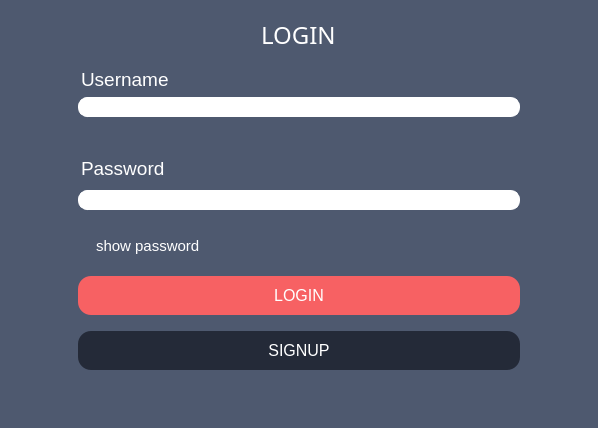
<?xml version="1.0" encoding="UTF-8"?>
<ui version="4.0">
 <class>Login</class>
 <widget class="QMainWindow" name="Login">
  <property name="geometry">
   <rect>
    <x>0</x>
    <y>0</y>
    <width>598</width>
    <height>428</height>
   </rect>
  </property>
  <property name="minimumSize">
   <size>
    <width>598</width>
    <height>428</height>
   </size>
  </property>
  <property name="maximumSize">
   <size>
    <width>16777215</width>
    <height>16777215</height>
   </size>
  </property>
  <property name="windowTitle">
   <string>Login</string>
  </property>
  <property name="styleSheet">
   <string notr="true"/>
  </property>
  <widget class="QWidget" name="centralwidget">
   <property name="styleSheet">
    <string notr="true">background : #4e596f;</string>
   </property>
   <layout class="QGridLayout" name="gridLayout">
    <item row="1" column="0">
     <widget class="QFrame" name="loginForm">
      <property name="styleSheet">
       <string notr="true">background: rgba(255, 170, 0, 0);
margin: 0 60 10 60px;</string>
      </property>
      <layout class="QVBoxLayout" name="verticalLayout_5">
       <item>
        <layout class="QVBoxLayout" name="contents">
         <item>
          <layout class="QVBoxLayout" name="lineEdits_and_title">
           <item>
            <layout class="QVBoxLayout" name="uname_and_title">
             <item alignment="Qt::AlignHCenter">
              <widget class="QLabel" name="label_title">
               <property name="styleSheet">
                <string notr="true">QLabel{
	font: 8pt &quot;Segoe UI Emoji&quot;;
	rgb(255, 255, 255);
}</string>
               </property>
               <property name="text">
                <string>&lt;html&gt;&lt;head/&gt;&lt;body&gt;&lt;p&gt;&lt;span style=&quot; font-size:18pt; font-weight:600; font: segoe ui emoji; color:#ffffff;&quot;&gt;LOGIN&lt;/span&gt;&lt;/p&gt;&lt;/body&gt;&lt;/html&gt;</string>
               </property>
              </widget>
             </item>
             <item>
              <widget class="QLabel" name="label_uname">
               <property name="styleSheet">
                <string notr="true">QLabel{
	margin-left: 0px;
	margin-bottom: 0px;
}</string>
               </property>
               <property name="text">
                <string>&lt;html&gt;&lt;head/&gt;&lt;body&gt;&lt;p&gt;&lt;span style=&quot; font-size:14pt; color:#ffffff;&quot;&gt;Username&lt;/span&gt;&lt;/p&gt;&lt;/body&gt;&lt;/html&gt;</string>
               </property>
              </widget>
             </item>
             <item>
              <widget class="QLineEdit" name="ledit_uname">
               <property name="sizePolicy">
                <sizepolicy hsizetype="Minimum" vsizetype="Fixed">
                 <horstretch>0</horstretch>
                 <verstretch>0</verstretch>
                </sizepolicy>
               </property>
               <property name="styleSheet">
                <string notr="true">background: white;
border:1px solid white;
border-radius: 9px;
padding: 1 8px;
margin: 0 0 20 0px;
color: #242A38;
font: &quot;Segoe UI Emoji&quot;;
selection-background-color: #f76163;</string>
               </property>
              </widget>
             </item>
            </layout>
           </item>
           <item>
            <layout class="QVBoxLayout" name="pwd_field">
             <item alignment="Qt::AlignLeft">
              <widget class="QLabel" name="label_pwd">
               <property name="enabled">
                <bool>true</bool>
               </property>
               <property name="sizePolicy">
                <sizepolicy hsizetype="Preferred" vsizetype="Preferred">
                 <horstretch>0</horstretch>
                 <verstretch>0</verstretch>
                </sizepolicy>
               </property>
               <property name="layoutDirection">
                <enum>Qt::LeftToRight</enum>
               </property>
               <property name="styleSheet">
                <string notr="true">QLabel{
	margin-left: 0px;
	margin-bottom: 0px;
	margin-top: 10px;
}</string>
               </property>
               <property name="text">
                <string>&lt;html&gt;&lt;head/&gt;&lt;body&gt;&lt;p&gt;&lt;span style=&quot; font-size:14pt; color:#ffffff;&quot;&gt;Password&lt;/span&gt;&lt;/p&gt;&lt;/body&gt;&lt;/html&gt;</string>
               </property>
               <property name="textFormat">
                <enum>Qt::AutoText</enum>
               </property>
               <property name="scaledContents">
                <bool>false</bool>
               </property>
               <property name="alignment">
                <set>Qt::AlignLeading|Qt::AlignLeft|Qt::AlignVCenter</set>
               </property>
               <property name="indent">
                <number>-1</number>
               </property>
              </widget>
             </item>
             <item>
              <widget class="QLineEdit" name="ledit_pwd">
               <property name="styleSheet">
                <string notr="true">background: white;
border:1px solid white;
border-radius: 9px;
padding: 1 8px;
margin: 0 0 20 0px;
color: #242A38;
font: &quot;Segoe UI Emoji&quot;;
selection-background-color: #f76163;</string>
               </property>
               <property name="echoMode">
                <enum>QLineEdit::Password</enum>
               </property>
              </widget>
             </item>
            </layout>
           </item>
           <item>
            <layout class="QHBoxLayout" name="showPwd">
             <item>
              <widget class="QCheckBox" name="checkBox_showPwd">
               <property name="cursor">
                <cursorShape>PointingHandCursor</cursorShape>
               </property>
               <property name="toolTip">
                <string/>
               </property>
               <property name="styleSheet">
                <string notr="true">QCheckBox:focus {
   border: none;
   outline: none;
}

QCheckBox {
    spacing: 5px;
	font-size: 11pt;
	color:white;
	margin-left: 0px;
	margin-bottom: 0px;
}

QCheckBox::indicator {
    width: 13px;
	height: 17px;
}

QCheckBox::indicator:unchecked {
    image: url(:/res/checkbox.png);
}

QCheckBox::indicator:checked {
    image: url(:/res/checkbox_checked.png);
}
</string>
               </property>
               <property name="text">
                <string>show password</string>
               </property>
               <property name="iconSize">
                <size>
                 <width>16</width>
                 <height>16</height>
                </size>
               </property>
               <property name="checkable">
                <bool>true</bool>
               </property>
               <property name="checked">
                <bool>false</bool>
               </property>
               <property name="autoRepeat">
                <bool>false</bool>
               </property>
               <property name="autoExclusive">
                <bool>false</bool>
               </property>
               <property name="tristate">
                <bool>false</bool>
               </property>
              </widget>
             </item>
            </layout>
           </item>
          </layout>
         </item>
         <item>
          <layout class="QVBoxLayout" name="buttons">
           <property name="spacing">
            <number>6</number>
           </property>
           <property name="sizeConstraint">
            <enum>QLayout::SetDefaultConstraint</enum>
           </property>
           <property name="bottomMargin">
            <number>20</number>
           </property>
           <item>
            <widget class="QPushButton" name="btn_login">
             <property name="palette">
              <palette>
               <active>
                <colorrole role="WindowText">
                 <brush brushstyle="SolidPattern">
                  <color alpha="255">
                   <red>255</red>
                   <green>255</green>
                   <blue>255</blue>
                  </color>
                 </brush>
                </colorrole>
                <colorrole role="Button">
                 <brush brushstyle="SolidPattern">
                  <color alpha="255">
                   <red>247</red>
                   <green>97</green>
                   <blue>99</blue>
                  </color>
                 </brush>
                </colorrole>
                <colorrole role="Light">
                 <brush brushstyle="SolidPattern">
                  <color alpha="255">
                   <red>170</red>
                   <green>127</green>
                   <blue>255</blue>
                  </color>
                 </brush>
                </colorrole>
                <colorrole role="Midlight">
                 <brush brushstyle="SolidPattern">
                  <color alpha="255">
                   <red>127</red>
                   <green>63</green>
                   <blue>255</blue>
                  </color>
                 </brush>
                </colorrole>
                <colorrole role="Dark">
                 <brush brushstyle="SolidPattern">
                  <color alpha="255">
                   <red>42</red>
                   <green>0</green>
                   <blue>127</blue>
                  </color>
                 </brush>
                </colorrole>
                <colorrole role="Mid">
                 <brush brushstyle="SolidPattern">
                  <color alpha="255">
                   <red>56</red>
                   <green>0</green>
                   <blue>170</blue>
                  </color>
                 </brush>
                </colorrole>
                <colorrole role="Text">
                 <brush brushstyle="SolidPattern">
                  <color alpha="255">
                   <red>255</red>
                   <green>255</green>
                   <blue>255</blue>
                  </color>
                 </brush>
                </colorrole>
                <colorrole role="BrightText">
                 <brush brushstyle="SolidPattern">
                  <color alpha="255">
                   <red>255</red>
                   <green>255</green>
                   <blue>255</blue>
                  </color>
                 </brush>
                </colorrole>
                <colorrole role="ButtonText">
                 <brush brushstyle="SolidPattern">
                  <color alpha="255">
                   <red>255</red>
                   <green>255</green>
                   <blue>255</blue>
                  </color>
                 </brush>
                </colorrole>
                <colorrole role="Base">
                 <brush brushstyle="SolidPattern">
                  <color alpha="255">
                   <red>247</red>
                   <green>97</green>
                   <blue>99</blue>
                  </color>
                 </brush>
                </colorrole>
                <colorrole role="Window">
                 <brush brushstyle="SolidPattern">
                  <color alpha="255">
                   <red>247</red>
                   <green>97</green>
                   <blue>99</blue>
                  </color>
                 </brush>
                </colorrole>
                <colorrole role="Shadow">
                 <brush brushstyle="SolidPattern">
                  <color alpha="255">
                   <red>0</red>
                   <green>0</green>
                   <blue>0</blue>
                  </color>
                 </brush>
                </colorrole>
                <colorrole role="AlternateBase">
                 <brush brushstyle="SolidPattern">
                  <color alpha="255">
                   <red>170</red>
                   <green>127</green>
                   <blue>255</blue>
                  </color>
                 </brush>
                </colorrole>
                <colorrole role="ToolTipBase">
                 <brush brushstyle="SolidPattern">
                  <color alpha="255">
                   <red>255</red>
                   <green>255</green>
                   <blue>220</blue>
                  </color>
                 </brush>
                </colorrole>
                <colorrole role="ToolTipText">
                 <brush brushstyle="SolidPattern">
                  <color alpha="255">
                   <red>0</red>
                   <green>0</green>
                   <blue>0</blue>
                  </color>
                 </brush>
                </colorrole>
                <colorrole role="PlaceholderText">
                 <brush brushstyle="SolidPattern">
                  <color alpha="128">
                   <red>0</red>
                   <green>0</green>
                   <blue>0</blue>
                  </color>
                 </brush>
                </colorrole>
               </active>
               <inactive>
                <colorrole role="WindowText">
                 <brush brushstyle="SolidPattern">
                  <color alpha="255">
                   <red>255</red>
                   <green>255</green>
                   <blue>255</blue>
                  </color>
                 </brush>
                </colorrole>
                <colorrole role="Button">
                 <brush brushstyle="SolidPattern">
                  <color alpha="255">
                   <red>247</red>
                   <green>97</green>
                   <blue>99</blue>
                  </color>
                 </brush>
                </colorrole>
                <colorrole role="Light">
                 <brush brushstyle="SolidPattern">
                  <color alpha="255">
                   <red>170</red>
                   <green>127</green>
                   <blue>255</blue>
                  </color>
                 </brush>
                </colorrole>
                <colorrole role="Midlight">
                 <brush brushstyle="SolidPattern">
                  <color alpha="255">
                   <red>127</red>
                   <green>63</green>
                   <blue>255</blue>
                  </color>
                 </brush>
                </colorrole>
                <colorrole role="Dark">
                 <brush brushstyle="SolidPattern">
                  <color alpha="255">
                   <red>42</red>
                   <green>0</green>
                   <blue>127</blue>
                  </color>
                 </brush>
                </colorrole>
                <colorrole role="Mid">
                 <brush brushstyle="SolidPattern">
                  <color alpha="255">
                   <red>56</red>
                   <green>0</green>
                   <blue>170</blue>
                  </color>
                 </brush>
                </colorrole>
                <colorrole role="Text">
                 <brush brushstyle="SolidPattern">
                  <color alpha="255">
                   <red>255</red>
                   <green>255</green>
                   <blue>255</blue>
                  </color>
                 </brush>
                </colorrole>
                <colorrole role="BrightText">
                 <brush brushstyle="SolidPattern">
                  <color alpha="255">
                   <red>255</red>
                   <green>255</green>
                   <blue>255</blue>
                  </color>
                 </brush>
                </colorrole>
                <colorrole role="ButtonText">
                 <brush brushstyle="SolidPattern">
                  <color alpha="255">
                   <red>255</red>
                   <green>255</green>
                   <blue>255</blue>
                  </color>
                 </brush>
                </colorrole>
                <colorrole role="Base">
                 <brush brushstyle="SolidPattern">
                  <color alpha="255">
                   <red>247</red>
                   <green>97</green>
                   <blue>99</blue>
                  </color>
                 </brush>
                </colorrole>
                <colorrole role="Window">
                 <brush brushstyle="SolidPattern">
                  <color alpha="255">
                   <red>247</red>
                   <green>97</green>
                   <blue>99</blue>
                  </color>
                 </brush>
                </colorrole>
                <colorrole role="Shadow">
                 <brush brushstyle="SolidPattern">
                  <color alpha="255">
                   <red>0</red>
                   <green>0</green>
                   <blue>0</blue>
                  </color>
                 </brush>
                </colorrole>
                <colorrole role="AlternateBase">
                 <brush brushstyle="SolidPattern">
                  <color alpha="255">
                   <red>170</red>
                   <green>127</green>
                   <blue>255</blue>
                  </color>
                 </brush>
                </colorrole>
                <colorrole role="ToolTipBase">
                 <brush brushstyle="SolidPattern">
                  <color alpha="255">
                   <red>255</red>
                   <green>255</green>
                   <blue>220</blue>
                  </color>
                 </brush>
                </colorrole>
                <colorrole role="ToolTipText">
                 <brush brushstyle="SolidPattern">
                  <color alpha="255">
                   <red>0</red>
                   <green>0</green>
                   <blue>0</blue>
                  </color>
                 </brush>
                </colorrole>
                <colorrole role="PlaceholderText">
                 <brush brushstyle="SolidPattern">
                  <color alpha="128">
                   <red>0</red>
                   <green>0</green>
                   <blue>0</blue>
                  </color>
                 </brush>
                </colorrole>
               </inactive>
               <disabled>
                <colorrole role="WindowText">
                 <brush brushstyle="SolidPattern">
                  <color alpha="255">
                   <red>255</red>
                   <green>255</green>
                   <blue>255</blue>
                  </color>
                 </brush>
                </colorrole>
                <colorrole role="Button">
                 <brush brushstyle="SolidPattern">
                  <color alpha="255">
                   <red>247</red>
                   <green>97</green>
                   <blue>99</blue>
                  </color>
                 </brush>
                </colorrole>
                <colorrole role="Light">
                 <brush brushstyle="SolidPattern">
                  <color alpha="255">
                   <red>170</red>
                   <green>127</green>
                   <blue>255</blue>
                  </color>
                 </brush>
                </colorrole>
                <colorrole role="Midlight">
                 <brush brushstyle="SolidPattern">
                  <color alpha="255">
                   <red>127</red>
                   <green>63</green>
                   <blue>255</blue>
                  </color>
                 </brush>
                </colorrole>
                <colorrole role="Dark">
                 <brush brushstyle="SolidPattern">
                  <color alpha="255">
                   <red>42</red>
                   <green>0</green>
                   <blue>127</blue>
                  </color>
                 </brush>
                </colorrole>
                <colorrole role="Mid">
                 <brush brushstyle="SolidPattern">
                  <color alpha="255">
                   <red>56</red>
                   <green>0</green>
                   <blue>170</blue>
                  </color>
                 </brush>
                </colorrole>
                <colorrole role="Text">
                 <brush brushstyle="SolidPattern">
                  <color alpha="255">
                   <red>255</red>
                   <green>255</green>
                   <blue>255</blue>
                  </color>
                 </brush>
                </colorrole>
                <colorrole role="BrightText">
                 <brush brushstyle="SolidPattern">
                  <color alpha="255">
                   <red>255</red>
                   <green>255</green>
                   <blue>255</blue>
                  </color>
                 </brush>
                </colorrole>
                <colorrole role="ButtonText">
                 <brush brushstyle="SolidPattern">
                  <color alpha="255">
                   <red>255</red>
                   <green>255</green>
                   <blue>255</blue>
                  </color>
                 </brush>
                </colorrole>
                <colorrole role="Base">
                 <brush brushstyle="SolidPattern">
                  <color alpha="255">
                   <red>247</red>
                   <green>97</green>
                   <blue>99</blue>
                  </color>
                 </brush>
                </colorrole>
                <colorrole role="Window">
                 <brush brushstyle="SolidPattern">
                  <color alpha="255">
                   <red>247</red>
                   <green>97</green>
                   <blue>99</blue>
                  </color>
                 </brush>
                </colorrole>
                <colorrole role="Shadow">
                 <brush brushstyle="SolidPattern">
                  <color alpha="255">
                   <red>0</red>
                   <green>0</green>
                   <blue>0</blue>
                  </color>
                 </brush>
                </colorrole>
                <colorrole role="AlternateBase">
                 <brush brushstyle="SolidPattern">
                  <color alpha="255">
                   <red>85</red>
                   <green>0</green>
                   <blue>255</blue>
                  </color>
                 </brush>
                </colorrole>
                <colorrole role="ToolTipBase">
                 <brush brushstyle="SolidPattern">
                  <color alpha="255">
                   <red>255</red>
                   <green>255</green>
                   <blue>220</blue>
                  </color>
                 </brush>
                </colorrole>
                <colorrole role="ToolTipText">
                 <brush brushstyle="SolidPattern">
                  <color alpha="255">
                   <red>0</red>
                   <green>0</green>
                   <blue>0</blue>
                  </color>
                 </brush>
                </colorrole>
                <colorrole role="PlaceholderText">
                 <brush brushstyle="SolidPattern">
                  <color alpha="128">
                   <red>0</red>
                   <green>0</green>
                   <blue>0</blue>
                  </color>
                 </brush>
                </colorrole>
               </disabled>
              </palette>
             </property>
             <property name="cursor">
              <cursorShape>PointingHandCursor</cursorShape>
             </property>
             <property name="focusPolicy">
              <enum>Qt::StrongFocus</enum>
             </property>
             <property name="toolTip">
              <string/>
             </property>
             <property name="styleSheet">
              <string notr="true">QPushButton:focus {
   border: none;
   outline: none;
}

QPushButton {
	background: #f76163;
    border-width: 1px;
    border-radius: 13px;
    border-color: #f76163;
    font: 12pt;
    color: white;
    padding: 10px;
	margin-left: 0px;
	margin-right: 0px;
	margin-top: 15px;
	margin-bottom: 0px;
}

QPushButton:hover {
background: qradialgradient(cx:0.3, cy:0.5, radius: 5.5,
              fx:0.5, fy:0.5, stop:0 #f65964, stop:1 white);
}

QPushButton:pressed {
background: qradialgradient(cx:0.7, cy:0.5, radius: 5.5,
              fx:0.5, fy:0.5, stop:0 #f65964, stop:1 black);
}</string>
             </property>
             <property name="text">
              <string>LOGIN</string>
             </property>
             <property name="checkable">
              <bool>false</bool>
             </property>
             <property name="default">
              <bool>false</bool>
             </property>
             <property name="flat">
              <bool>false</bool>
             </property>
            </widget>
           </item>
           <item>
            <widget class="QPushButton" name="btn_signup">
             <property name="cursor">
              <cursorShape>PointingHandCursor</cursorShape>
             </property>
             <property name="toolTip">
              <string/>
             </property>
             <property name="styleSheet">
              <string notr="true">QPushButton:focus {
   border: none;
   outline: none;
}

QPushButton {
    background: #242A38;
    border-width: 1px;
    border-radius: 13px;
    border-color: #242A38;
    font: 12pt;
	color: white;
    padding: 10px;
	margin-left: 0px;
	margin-right: 0px;
	margin-top: 10px;
}

QPushButton:hover {
background: qradialgradient(cx:0.3, cy:0.5, radius: 5.5,
              fx:0.5, fy:0.5, stop:0 #242A38, stop:1 white);
}

QPushButton:pressed {
border-style: inset;
background: qradialgradient(cx:0.7, cy:0.5, radius: 5.5,
              fx:0.5, fy:0.5, stop:0 #242A38, stop:1 #000);
}</string>
             </property>
             <property name="text">
              <string>SIGNUP</string>
             </property>
             <property name="autoDefault">
              <bool>false</bool>
             </property>
             <property name="default">
              <bool>false</bool>
             </property>
             <property name="flat">
              <bool>false</bool>
             </property>
            </widget>
           </item>
          </layout>
         </item>
        </layout>
       </item>
      </layout>
     </widget>
    </item>
   </layout>
  </widget>
 </widget>
 <tabstops>
  <tabstop>ledit_uname</tabstop>
  <tabstop>ledit_pwd</tabstop>
  <tabstop>checkBox_showPwd</tabstop>
  <tabstop>btn_login</tabstop>
  <tabstop>btn_signup</tabstop>
 </tabstops>
 <resources>
  <include location="resources/res.qrc"/>
 </resources>
 <connections/>
</ui>
